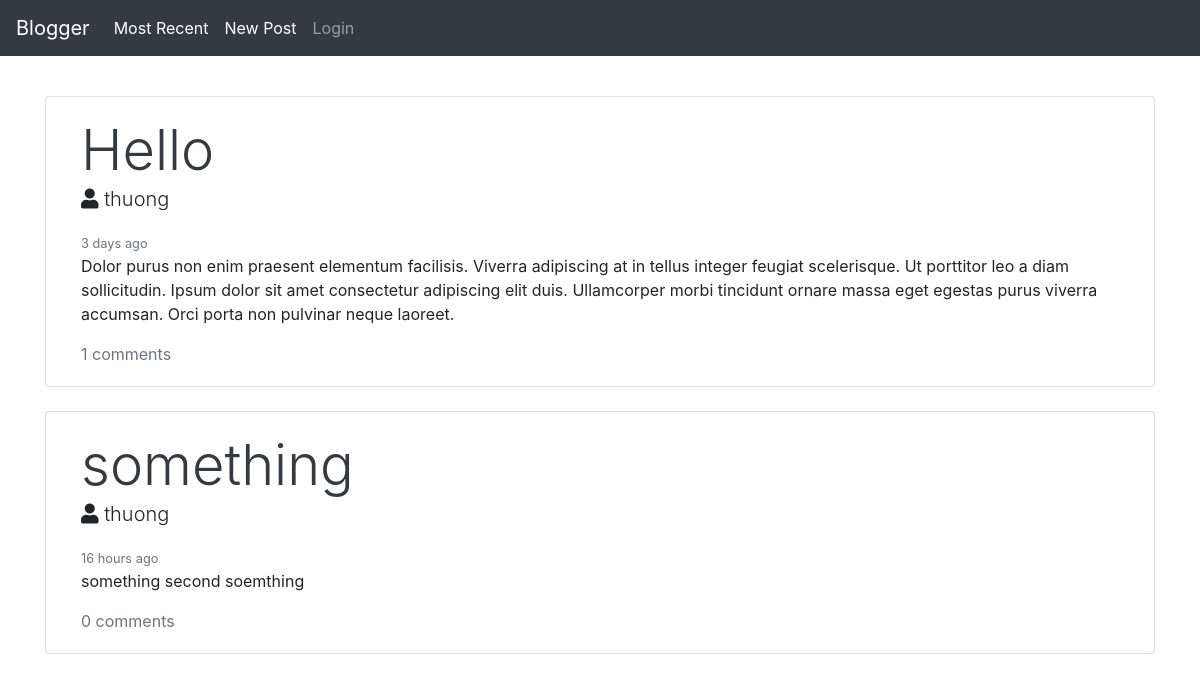
Before: / with the older database file.
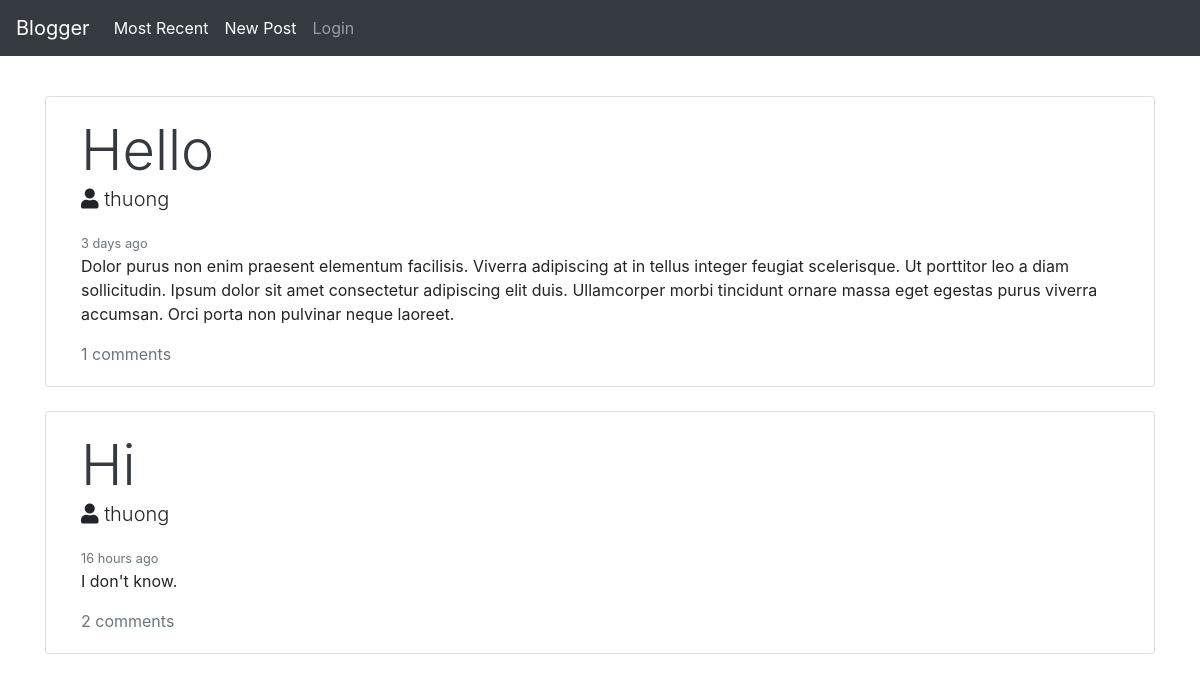
After: the same page with the newer database file.
### app.py (models this page shows)
class Blog(db.Model):
    id = db.Column(db.Integer, primary_key=True)
    title = db.Column(db.String(200), nullable=False)
    content = db.Column(db.String, nullable=False)
    author = db.Column(db.String(20), nullable=False)
    created = db.Column(db.DateTime(timezone=True), server_default=db.func.now())

### app.py (the view)
@app.route('/')
def post():
    posts = Blog.query.all()
    for post in posts:
        post.comments = Comment.query.filter_by(post_id = post.id).all()
        print("comments:", len(posts[0].comments))
    return render_template("views/post.html", posts=posts)

### templates/views/post.html (shortened to what this page needs)
{% include "/navbar.html" %}
<div class="container pt-5">
  <div class="pt-5">
     {% for post in posts %}
    <div class="container card mb-4">
      <div class="card-body">
        <a href="/post/{{post.id}}" class="display-4 text-dark">{{ post.title }}</a>
        <p class="lead"><i class="fas fa-user"></i> {{ post.author }}</p>
        <small class="text-muted">{{moment(post.created).fromNow()}}</small>
        <p class="card-text">{{ post.content }}</p>
        <a href="/post/{{post.id}}" class="card-text text-muted">{{ post.comments | length}} comments</a>
      </div>
    </div>
        {% endfor %}
  </div>
</div>
    {% include "/footer.html" %}

Changed rows visible on the page:
changed Blog: title "something" → "Hi"; content "something second soemthing" → "I don't know."; comments|length "0" → "2"
